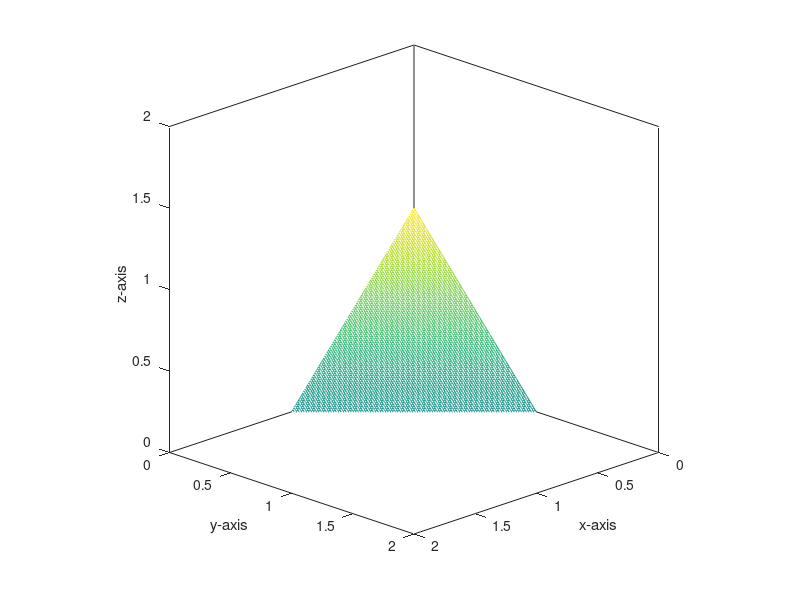

Reproduce this figure in MATLAB.
xv = linspace(0,1);
yv = linspace(0,1);
[x,y] = meshgrid(xv,yv);
z = 1 - x - y;

fig = figure('visible','off');
  hold on;
  mesh(x,y,z);
  axis equal;
  box on;
  xlabel('x-axis')
  ylabel('y-axis')
  zlabel('z-axis')
  xlim([0,2]);
  ylim([0,2]);
  zlim([0,2]);
  view([1,1,0.5]);
  
print(fig, 'b42-a10-5b','-dpng');

